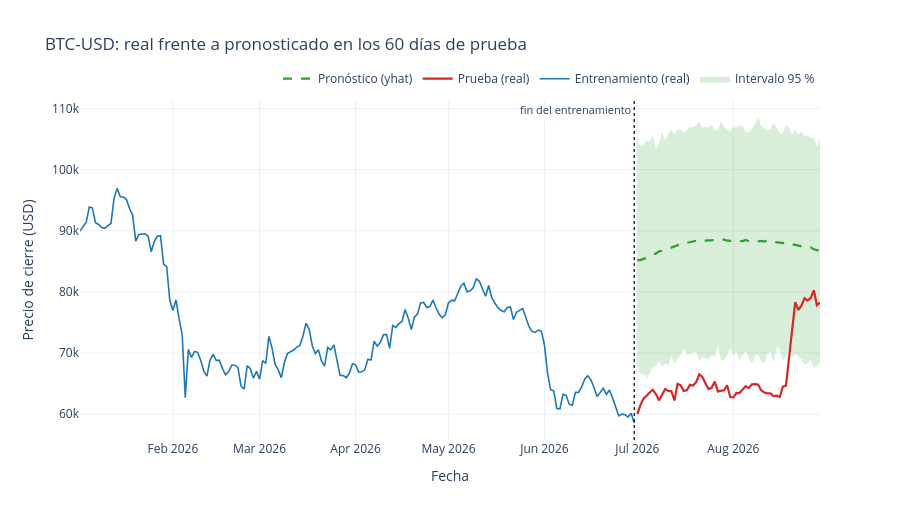

The cell this chart's notebook holds for it:
### Code cell
# --- Gráfica interactiva: entrenamiento, realidad y pronóstico ---
contexto = df_train.tail(180)   # últimos 6 meses de entrenamiento, para dar contexto
prevision = forecast[forecast["ds"] > df_train["ds"].max()]

fig = go.Figure()

# Banda de incertidumbre (se dibuja primero para que quede al fondo)
fig.add_trace(go.Scatter(
    x=prevision["ds"], y=prevision["yhat_upper"], mode="lines",
    line=dict(width=0), showlegend=False, hoverinfo="skip",
))
fig.add_trace(go.Scatter(
    x=prevision["ds"], y=prevision["yhat_lower"], mode="lines",
    line=dict(width=0), fill="tonexty", fillcolor="rgba(44,160,44,0.18)",
    name="Intervalo 95 %", hoverinfo="skip",
))

fig.add_trace(go.Scatter(
    x=contexto["ds"], y=contexto["y"], mode="lines", name="Entrenamiento (real)",
    line=dict(color="#1f77b4", width=1.6),
    hovertemplate="%{x|%d %b %Y}<br>Real: %{y:$,.0f}<extra></extra>",
))
fig.add_trace(go.Scatter(
    x=comparacion["ds"], y=comparacion["y_real"], mode="lines", name="Prueba (real)",
    line=dict(color="#d62728", width=2.2),
    hovertemplate="%{x|%d %b %Y}<br>Real: %{y:$,.0f}<extra></extra>",
))
fig.add_trace(go.Scatter(
    x=prevision["ds"], y=prevision["yhat"], mode="lines", name="Pronóstico (yhat)",
    line=dict(color="#2ca02c", width=2.2, dash="dash"),
    hovertemplate="%{x|%d %b %Y}<br>Pronóstico: %{y:$,.0f}<extra></extra>",
))

fig.add_vline(x=df_train["ds"].max(), line_width=1.2, line_dash="dot", line_color="black")
fig.add_annotation(x=df_train["ds"].max(), y=1, yref="paper",
                   text="fin del entrenamiento", showarrow=False,
                   xanchor="right", font=dict(size=11))

fig.update_layout(
    title=f"{TICKER}: real frente a pronosticado en los {len(df_test)} días de prueba",
    xaxis_title="Fecha", yaxis_title="Precio de cierre (USD)",
    template="plotly_white", height=520, hovermode="x unified",
    legend=dict(orientation="h", yanchor="bottom", y=1.02, xanchor="right", x=1),
)
fig.show()
